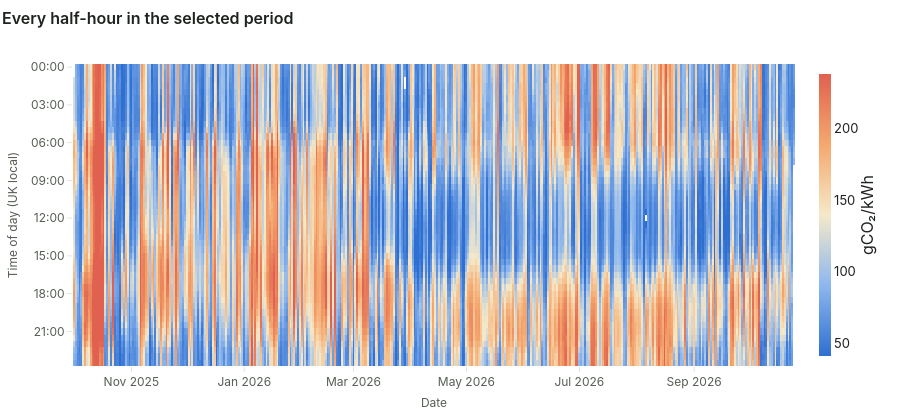

This figure's notebook cell:
### Code cell
charts.grid_strip(a)

### Figure 1 — Plotly figure (JSON) as saved in the notebook; plotly's stock layout.template omitted (floating-point values rounded to 4 significant figures; data arrays with more than 128 entries replaced by an {"elided": "..."} marker saying what was removed)
{"data": [{"colorbar": {"outlinewidth": 0, "thickness": 12, "title": {"side": "right", "text": "gCO₂/kWh"}}, "colorscale": [[0.0, "#2F6FD1"], [0.25, "#8DB7EE"], [0.5, "#F5E9C9"], [0.75, "#F5A86E"], [1.0, "#E0614F"]], "hovertemplate": "%{x|%a %d %b %Y}, %{y}<br><b>%{z:.0f}</b> gCO₂/kWh<extra></extra>", "type": "heatmap", "x": {"elided": "390 str values"}, "y": ["00:00", "00:30", "01:00", "01:30", "02:00", "02:30", "03:00", "03:30", "04:00", "04:30", "05:00", "05:30", "06:00", "06:30", "07:00", "07:30", "08:00", "08:30", "09:00", "09:30", "10:00", "10:30", "11:00", "11:30", "12:00", "12:30", "13:00", "13:30", "14:00", "14:30", "15:00", "15:30", "16:00", "16:30", "17:00", "17:30", "18:00", "18:30", "19:00", "19:30", "20:00", "20:30", "21:00", "21:30", "22:00", "22:30", "23:00", "23:30"], "z": {"elided": "48x390 float values"}, "zmax": 238.0, "zmin": 41.0}], "layout": {"height": 420, "hovermode": "closest", "title": {"text": "Every half-hour in the selected period"}, "xaxis": {"showgrid": false, "title": {"text": "Date"}}, "yaxis": {"autorange": "reversed", "nticks": 9, "showgrid": false, "title": {"text": "Time of day (UK local)"}}}}
